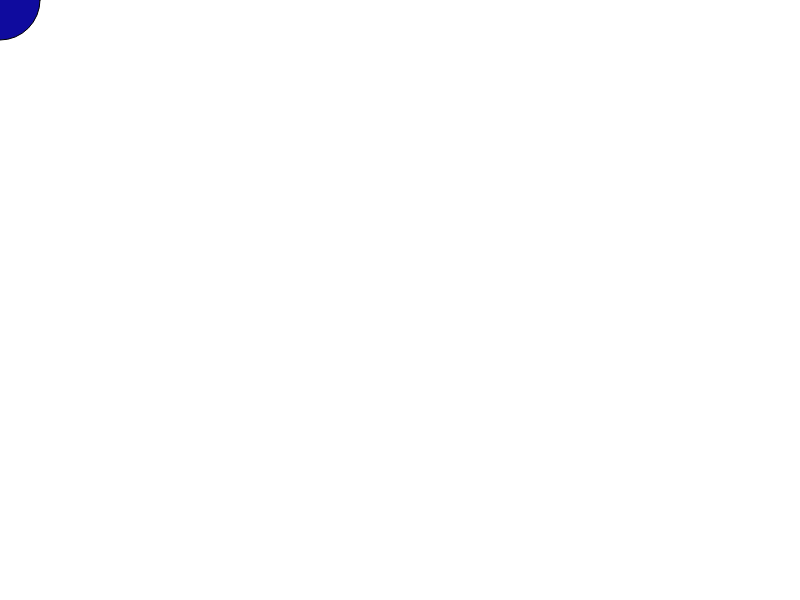
Frame 1 (no input)
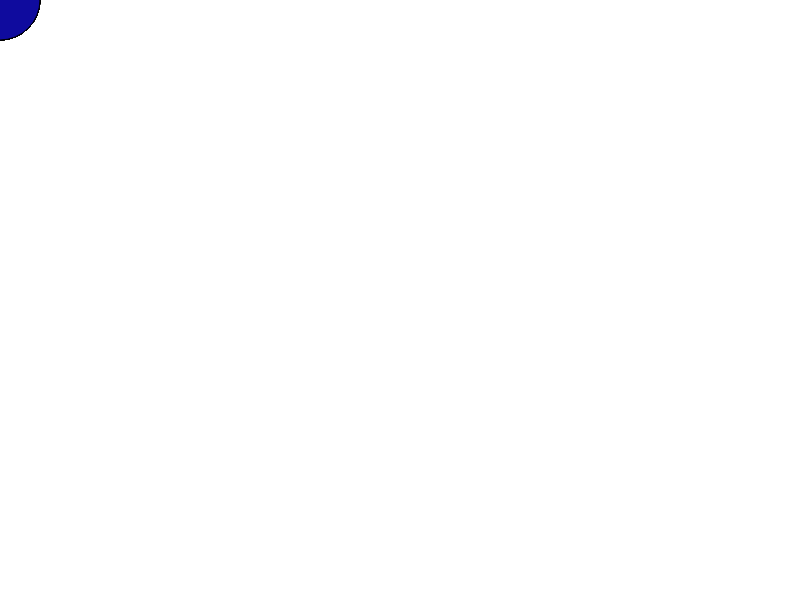
Frame 60 (no input)
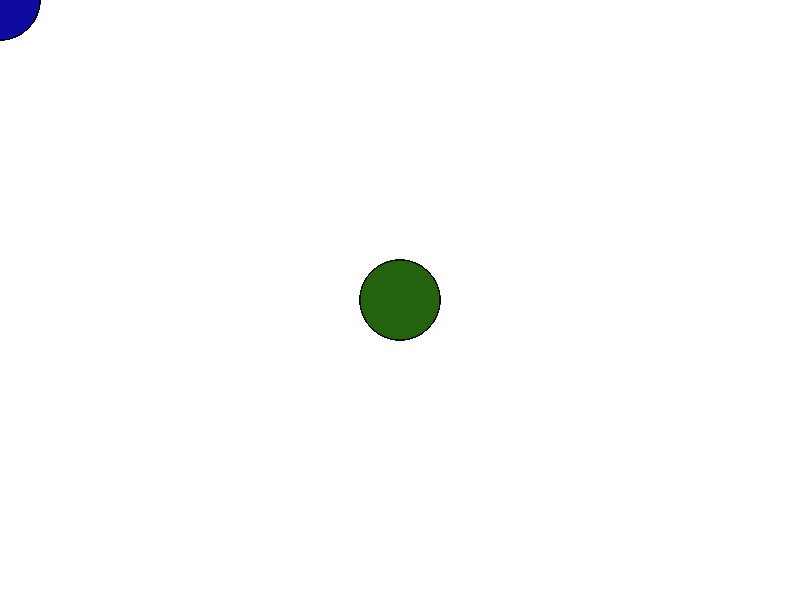
Frame 120 (the mouse pressed at the canvas centre since frame 60)

The p5.js sketch that drew these frames (run headless with seeded random() and noise() and a simulated clock; from frame 60 on, the mouse is pressed at the canvas centre):

// p5.js sketch
// ── sketch.js
function setup() {
  createCanvas(800, 600)
}

function draw() {
if(mouseIsPressed) {
  c = color(random(0, 250), random(0, 250), random(0, 250));
  fill(c)
}
else {
  fill(15, 11, 158);
}
ellipse(mouseX,mouseY,80,80)
}
